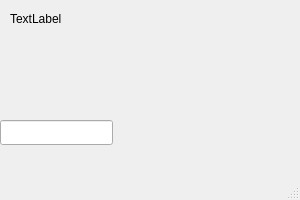
<?xml version="1.0" encoding="UTF-8"?>
<ui version="4.0">
 <class>MainWindow</class>
 <widget class="QMainWindow" name="MainWindow">
  <property name="geometry">
   <rect>
    <x>0</x>
    <y>0</y>
    <width>300</width>
    <height>200</height>
   </rect>
  </property>
  <property name="windowTitle">
   <string>MainWindow</string>
  </property>
  <widget class="QWidget" name="centralwidget">
   <widget class="QLabel" name="label">
    <property name="geometry">
     <rect>
      <x>10</x>
      <y>10</y>
      <width>67</width>
      <height>17</height>
     </rect>
    </property>
    <property name="text">
     <string>TextLabel</string>
    </property>
   </widget>
   <widget class="QLineEdit" name="lineEdit">
    <property name="geometry">
     <rect>
      <x>0</x>
      <y>120</y>
      <width>113</width>
      <height>25</height>
     </rect>
    </property>
   </widget>
  </widget>
  <widget class="QMenuBar" name="menubar">
   <property name="geometry">
    <rect>
     <x>0</x>
     <y>0</y>
     <width>300</width>
     <height>28</height>
    </rect>
   </property>
  </widget>
  <widget class="QStatusBar" name="statusbar"/>
 </widget>
 <resources/>
 <connections>
  <connection>
   <sender>lineEdit</sender>
   <signal>textChanged(QString)</signal>
   <receiver>label</receiver>
   <slot>setText(QString)</slot>
   <hints>
    <hint type="sourcelabel">
     <x>56</x>
     <y>160</y>
    </hint>
    <hint type="destinationlabel">
     <x>43</x>
     <y>46</y>
    </hint>
   </hints>
  </connection>
 </connections>
</ui>
